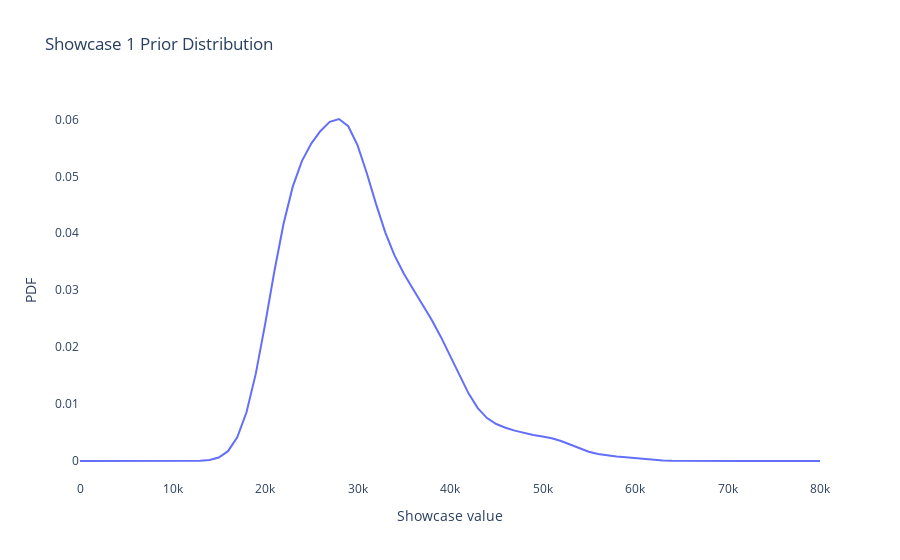

This figure's notebook cell:
### Code cell
fig = go.Figure()

fig.add_trace(
    go.Line(
        x=prior1.index,
        y=prior1['probs']
    )
)

fig.update_layout(
    plot_bgcolor='rgba(0,0,0,0)',
    xaxis_title='Showcase value',
    yaxis_title='PDF',
    title='Showcase 1 Prior Distribution'
)

fig.show()
